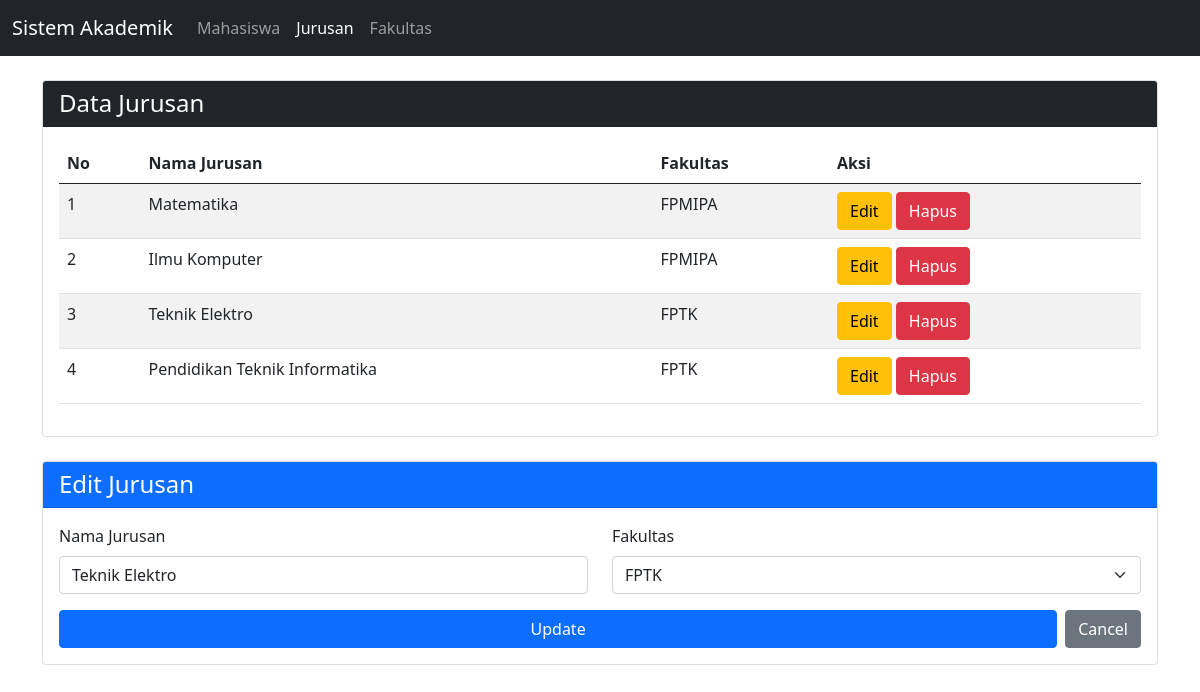
The page /Project/jurusan.php?id_edit=3 on the database its author committed.
### tables this page shows
CREATE TABLE `jurusan` (
  `id` int(11) NOT NULL,
  `nama_jurusan` varchar(100) NOT NULL,
  `id_fakultas` int(11) NOT NULL
);

CREATE TABLE `fakultas` (
  `id` int(11) NOT NULL,
  `nama_fakultas` varchar(100) NOT NULL
);

### Project/controllers/Jurusan.controller.php (called while the page is built, shortened)
<?php
include_once("views/Jurusan.view.php");
class JurusanController
{
  private $jurusan;
  private $fakultas;
  function __construct()
  {
    $this->jurusan = new Jurusan(Conf::$db_host, Conf::$db_user, Conf::$db_pass, Conf::$db_name);
    $this->fakultas = new Fakultas(Conf::$db_host, Conf::$db_user, Conf::$db_pass, Conf::$db_name);
  }
  function edit($id)
  {
    $this->jurusan->open();
    $this->jurusan->getJurusan();
    $data = array();
    while ($row = $this->jurusan->getResult()) {
      array_push($data, $row);
    }
    $query = "SELECT * FROM jurusan WHERE id = '$id'";
    $this->jurusan->execute($query);
    $editData = $this->jurusan->getResult();
    $this->fakultas->open();
    $this->fakultas->getFakultas();
    $fakultasData = array();
    while ($row = $this->fakultas->getResult()) {
      array_push($fakultasData, $row);
    }
    $view = new JurusanView();
    $view->render($data, $fakultasData, $editData);
  }
}
?>

### Project/models/DB.class.php (called while the page is built, shortened)
<?php
class DB
{
    var $db_host = "";
    var $db_user = "";
    var $db_pass = "";
    var $db_name = "";
    var $db_link = "";
    function __construct($db_host, $db_user, $db_pass, $db_name)
    {
        $this->db_host = $db_host;
        $this->db_user = $db_user;
        $this->db_pass = $db_pass;
        $this->db_name = $db_name;
    }
    function open()
    {
        $this->db_link = mysqli_connect($this->db_host, $this->db_user, $this->db_pass, $this->db_name);
    }
    function execute($query)
    {
        $this->result = mysqli_query($this->db_link, $query);
        return $this->result;
    }
}

### Project/models/Jurusan.class.php (called while the page is built, shortened)
<?php
class Jurusan extends DB
{
    function getJurusan()
    {
        $query = "SELECT * FROM jurusan";
        return $this->execute($query);
    }
}
?>

### Project/models/Fakultas.class.php (called while the page is built, shortened)
<?php
class Fakultas extends DB
{
    function getFakultas()
    {
        $query = "SELECT * FROM fakultas";
        return $this->execute($query);
    }
}
?>

### Project/views/Jurusan.view.php (the view, shortened to what this page needs)
<?php
class JurusanView
{
    public function render($data, $fakultasData, $editData = null)
    {
        $no = 1;
        $dataJurusan = null;
        foreach ($data as $row) {
            $id = $row['id'];
            $nama_jurusan = $row['nama_jurusan'];
            $id_fakultas = $row['id_fakultas'];
            $nama_fakultas = '';
            foreach ($fakultasData as $fakultas) {
                if ($fakultas['id'] == $id_fakultas) {
                    $nama_fakultas = $fakultas['nama_fakultas'];
                    break;
                }
            }
            $dataJurusan .= "<tr>
                        <td>" . $no++ . "</td>
                        <td>" . $nama_jurusan . "</td>
                        <td>" . $nama_fakultas . "</td>
                        <td>
                        <a href='jurusan.php?id_edit=" . $id .  "' class='btn btn-warning'>Edit</a>
                        <a href='jurusan.php?id_hapus=" . $id . "' class='btn btn-danger'>Hapus</a>
                        </td>
                        </tr>";
        }
        $dropdownFakultas = null;
        foreach ($fakultasData as $fakultas) {
            $selected = "";
            $id = $fakultas['id'];
            $nama_fakultas = $fakultas['nama_fakultas'];
            if ($editData && $id == $editData['id_fakultas']) {
                $selected = "selected";
            }
            $dropdownFakultas .= "<option value='" . $id . "' " . $selected . ">" . $nama_fakultas . "</option>";
        }
        if ($editData) {
            $submitButton = "<button type='submit' name='update' class='btn btn-primary w-100'>Update</button>";
        }
    }
}
?>

### Project/views/Template.class.php (shortened to what this page needs)
<?php
class Template
{
    var $content = '';
    function __construct($filename = '')
    {
        $this->content = implode('', @file($filename));
    }
    function clear()
    {
        $this->content = preg_replace("/DATA_[A-Z|_|0-9]+/", "", $this->content);
    }
    function write()
    {
        print $this->content;
    }
    function replace($old = '', $new = '')
    {
        if (is_int($new)) {
            $value = sprintf("%d", $new);
        } elseif (is_float($new)) {
            $value = sprintf("%f", $new);
        } elseif (is_array($new)) {
            $value = '';
            foreach ($new as $item) {
                $value .= $item . ' ';
            }
        } else {
            $value = $new;
        }
        $this->content = preg_replace("/$old/", $value, $this->content);
    }
}

### rows shown on the page
jurusan: nama_jurusan "Matematika", id_fakultas.nama_fakultas "FPMIPA"
jurusan: nama_jurusan "Ilmu Komputer", id_fakultas.nama_fakultas "FPMIPA"
jurusan: nama_jurusan "Teknik Elektro", id_fakultas.nama_fakultas "FPTK", id_fakultas "FPTK"
jurusan: nama_jurusan "Pendidikan Teknik Informatika", id_fakultas.nama_fakultas "FPTK"
